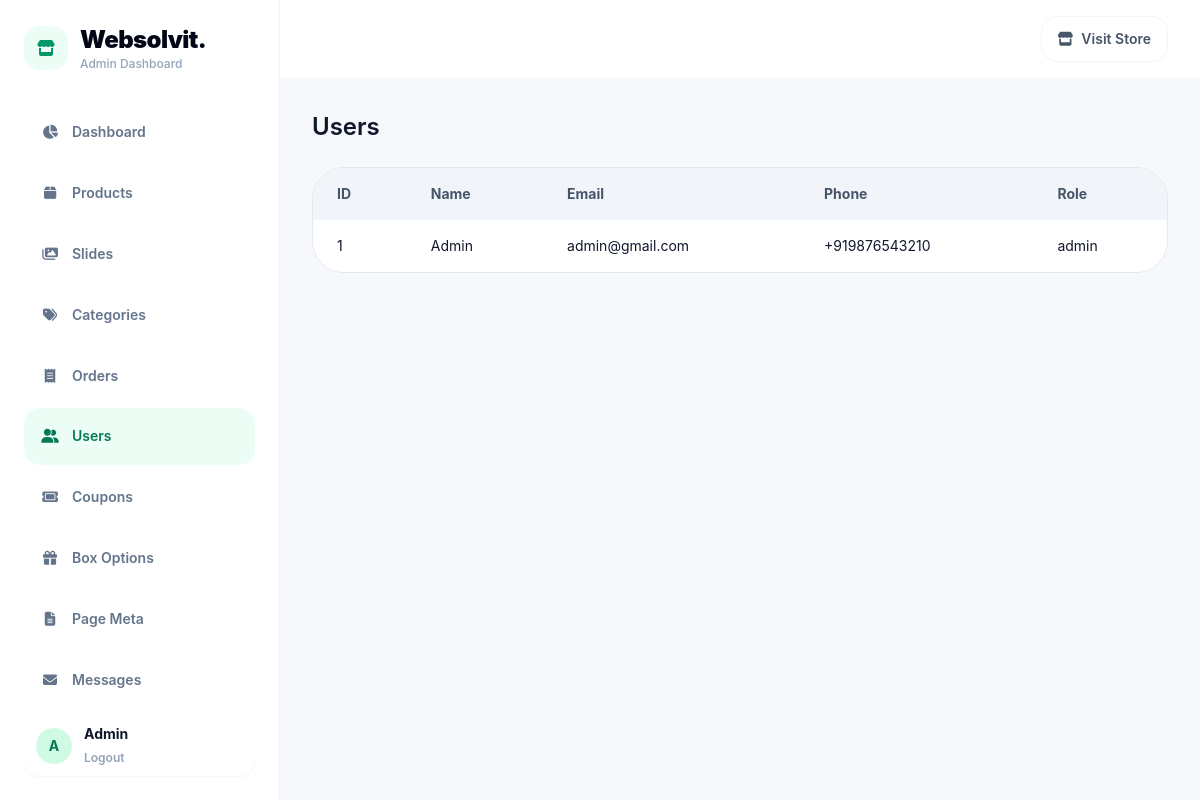
The page /admin/users.php (signed in) on the database its author committed.
### tables this page shows
CREATE TABLE IF NOT EXISTS users (
    id INT AUTO_INCREMENT PRIMARY KEY,
    name VARCHAR(120) NOT NULL,
    phone VARCHAR(20) DEFAULT NULL,
    email VARCHAR(150) NOT NULL UNIQUE,
    password VARCHAR(255) NOT NULL,
    role ENUM('user','admin') NOT NULL DEFAULT 'user',
    created_at TIMESTAMP DEFAULT CURRENT_TIMESTAMP
);

### includes/functions.php (called while the page is built, shortened)
<?php
require_once __DIR__ . '/db.php';
function sanitize($value) {
    return htmlspecialchars(trim($value), ENT_QUOTES, 'UTF-8');
}
function isLoggedIn() {
    return !empty($_SESSION['user_id']);
}
function getCurrentUser() {
    global $pdo;
    $stmt = $pdo->prepare('SELECT id, name, email FROM users WHERE id = ?');
    $stmt->execute([$_SESSION['user_id']]);
    return $stmt->fetch();
}

### admin/users.php (the view, shortened to what this page needs)
<?php
require_once __DIR__ . '/_header.php';
$users = $pdo->query('SELECT id, name, email, phone, role FROM users ORDER BY id DESC')->fetchAll();
?>
<div>
    <h2 class="text-2xl font-semibold text-slate-900">Users</h2>
    <div class="mt-6 overflow-hidden rounded-[2rem] border border-slate-200">
        <table class="w-full border-separate border-spacing-0 text-left text-sm">
            <thead class="bg-slate-100 text-slate-600"><tr><th class="px-6 py-4">ID</th><th class="px-6 py-4">Name</th><th class="px-6 py-4">Email</th><th class="px-6 py-4">Phone</th><th class="px-6 py-4">Role</th></tr></thead>
            <tbody>
                <?php foreach ($users as $user): ?>
                    <tr class="border-t border-slate-200 bg-white">
                        <td class="px-6 py-4"><?= $user['id'] ?></td>
                        <td class="px-6 py-4"><?= sanitize($user['name']) ?></td>
                        <td class="px-6 py-4"><?= sanitize($user['email']) ?></td>
                        <td class="px-6 py-4"><?= sanitize($user['phone']) ?></td>
                        <td class="px-6 py-4"><?= sanitize($user['role']) ?></td>
                    </tr>
                <?php endforeach; ?>
            </tbody>
        </table>
    </div>
</div>
<?php require_once __DIR__ . '/_footer.php'; ?>

### admin/_header.php (shortened to what this page needs)
<?php
require_once __DIR__ . '/../includes/functions.php';
$currentUser = getCurrentUser();
$adminName = sanitize(is_array($currentUser) && !empty($currentUser['name']) ? $currentUser['name'] : 'Admin');
$currentAdminPage = basename($_SERVER['SCRIPT_NAME'] ?? '');
$adminNavItems = [
    ['dashboard.php', 'Dashboard', 'fa-solid fa-chart-pie'],
    ['products.php', 'Products', 'fa-solid fa-box'],
    ['slides.php', 'Slides', 'fa-solid fa-images'],
    ['categories.php', 'Categories', 'fa-solid fa-tags'],
    ['orders.php', 'Orders', 'fa-solid fa-receipt'],
    ['users.php', 'Users', 'fa-solid fa-user-group'],
    ['coupons.php', 'Coupons', 'fa-solid fa-ticket'],
    ['box-options.php', 'Box Options', 'fa-solid fa-gift'],
    ['page-meta.php', 'Page Meta', 'fa-solid fa-file-lines'],
    ['messages.php', 'Messages', 'fa-solid fa-envelope'],
];
?>
<!DOCTYPE html>
<html lang="en">
<head>
    <script src="https://cdn.tailwindcss.com"></script>
    <link rel="stylesheet" href="https://cdnjs.cloudflare.com/ajax/libs/font-awesome/6.5.2/css/all.min.css" />
</head>
<body class="min-h-screen bg-[#f7f8fb] text-slate-900 font-body">
    <div class="min-h-screen lg:grid lg:grid-cols-[280px_1fr]">
        <aside class="border-r border-slate-100 bg-white lg:sticky lg:top-0 lg:h-screen">
            <div class="flex h-full flex-col p-6">
                <a href="<?= BASE_URL ?>/admin/dashboard.php" class="flex items-center gap-3">
                    <span class="flex h-11 w-11 items-center justify-center rounded-2xl bg-emerald-50 text-emerald-600">
                        <i class="fa-solid fa-store"></i>
                    </span>
                    <span>
                        <span class="block text-2xl font-black tracking-tight text-slate-950">Websolvit.</span>
                        <span class="block text-xs font-medium text-slate-400">Admin Dashboard</span>
                    </span>
                </a>
                <nav class="flex-1 overflow-y-auto mt-8 grid gap-1 text-sm font-semibold text-slate-500">
                    <?php foreach ($adminNavItems as $item): ?>
                        <?php $isActiveAdminItem = $currentAdminPage === $item[0]; ?>
                        <a href="<?= BASE_URL ?>/admin/<?= $item[0] ?>" class="flex items-center gap-3 rounded-2xl px-4 py-3 transition <?= $isActiveAdminItem ? 'bg-emerald-50 text-emerald-700' : 'hover:bg-slate-50 hover:text-slate-900' ?>">
                            <i class="<?= $item[2] ?> w-5 text-center text-sm"></i>
                            <span><?= sanitize($item[1]) ?></span>
                        </a>
                    <?php endforeach; ?>
                </nav>
                <div class="flex items-center gap-3 rounded-2xl bg-white px-3 py-2 shadow-sm mt-2">
                        <div class="flex h-9 w-9 items-center justify-center rounded-full bg-emerald-100 text-sm font-bold text-emerald-700">
                            <?= sanitize(strtoupper(substr($adminName, 0, 1))) ?>
                        </div>
                        <div class="hidden sm:block">
                            <p class="text-sm font-bold text-slate-900"><?= $adminName ?></p>
                            <a href="<?= BASE_URL ?>/admin/logout.php" class="text-xs font-semibold text-slate-400 hover:text-rose-500">Logout</a>
                        </div>
                    </div>
            </div>
        </aside>
        <div class="min-w-0">
            <header class="sticky top-0 z-30 border-b border-slate-100 bg-white">
                <div class="flex gap-4 px-4 py-4 sm:px-6 flex-row items-center justify-end lg:px-8">
                    <a href="<?= BASE_URL ?>/" target="_blank" class="hidden rounded-2xl flex items-center border border-slate-100 bg-white px-4 py-3 text-sm font-semibold text-slate-600 flex gap-2 hover:text-slate-950 sm:inline-flex"><i class="fa-solid fa-store"></i>Visit Store</a>
                </div>
            </header>
            <main class="px-4 py-8 sm:px-6 lg:px-8">

### rows shown on the page
users: name "A", name "Admin", id "1", email "admin@gmail.com", phone "+919876543210", role "admin"

### other values the page prints
$item[1] "Dashboard"
$item[1] "Products"
$item[1] "Slides"
$item[1] "Categories"
$item[1] "Orders"
$item[1] "Users"
$item[1] "Coupons"
$item[1] "Box Options"
$item[1] "Page Meta"
$item[1] "Messages"
